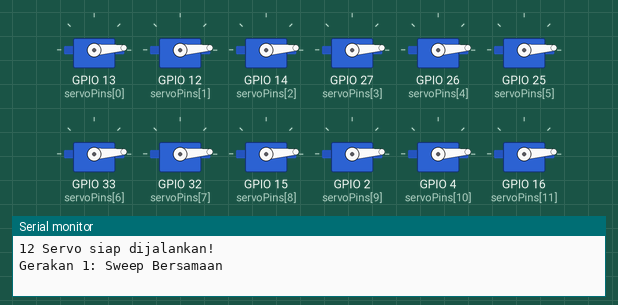
A sketch run on a simulated ESP32. Parts: 12 × servo, the last lines printed to the serial monitor.

Above: at 1.05 s.
At 1.95 s:
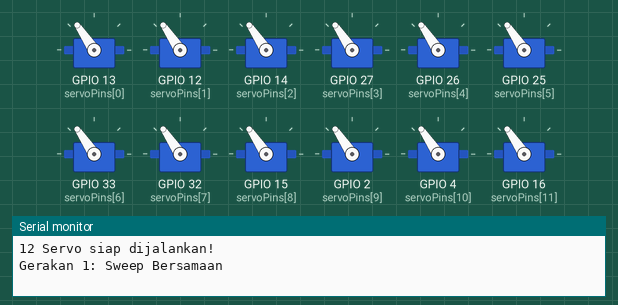
At 2.65 s:
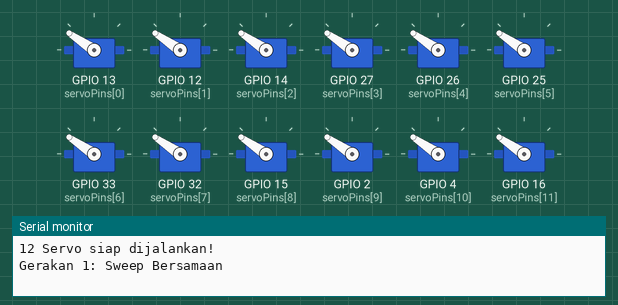
At 4.25 s:
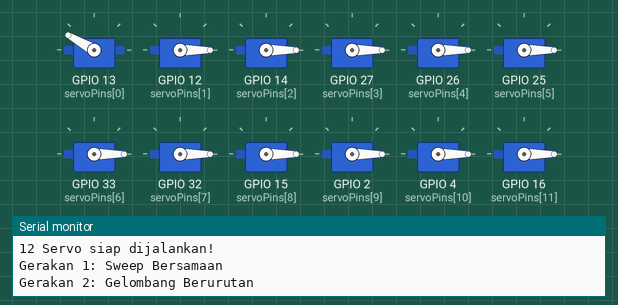
At 5.65 s:
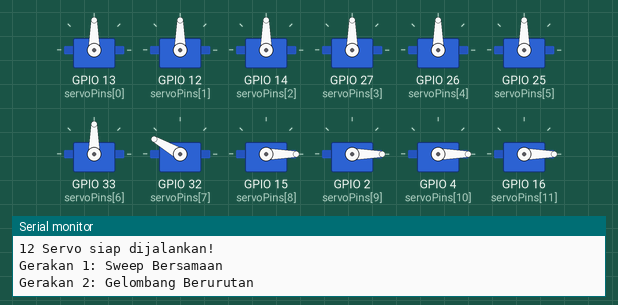
At 7.1 s:
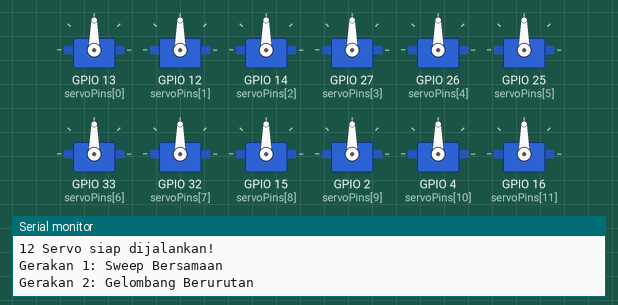
Timing chart, 0 to 9.0 s (numbered marks = the images above):
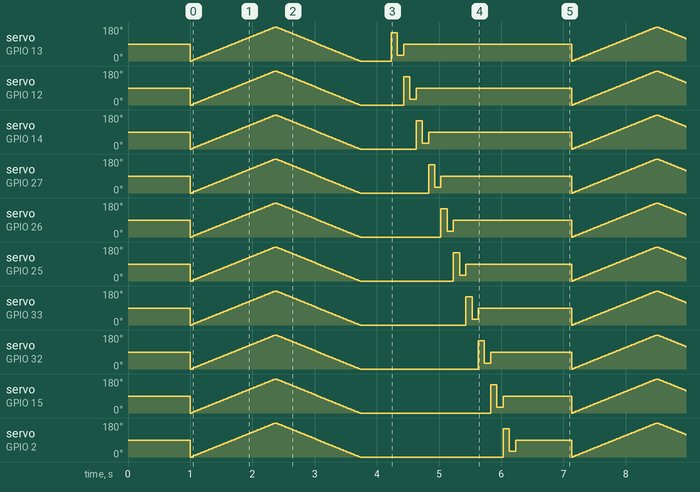

The sketch:

sketch.ino
```cpp
#include <ESP32Servo.h>

const int NUM_SERVOS = 12;

// Urutan pin sesuai dengan diagram.json (servo1 sampai servo12)
const int servoPins[NUM_SERVOS] = {
  13, 12, 14, 27, // Baris Atas (servo1 - servo4)
  26, 25,         // Sisi Kiri (servo5 - servo6)
  33, 32,         // Sisi Kanan (servo7 - servo8)
  15, 2, 4, 16    // Baris Bawah (servo9 - servo12)
};

Servo servos[NUM_SERVOS];

void setup() {
  Serial.begin(115200);

  // Mengalokasikan 4 timer PWM pada ESP32 (mendukung hingga 16 servo)
  ESP32PWM::allocateTimer(0);
  ESP32PWM::allocateTimer(1);
  ESP32PWM::allocateTimer(2);
  ESP32PWM::allocateTimer(3);

  // Inisialisasi setiap servo
  for (int i = 0; i < NUM_SERVOS; i++) {
    servos[i].setPeriodHertz(50);             // Frekuensi standar servo 50Hz
    servos[i].attach(servoPins[i], 500, 2400); // Min 500us, Max 2400us
    servos[i].write(90);                      // Posisi awal di tengah (90 derajat)
  }

  Serial.println("12 Servo siap dijalankan!");
  delay(1000);
}

void loop() {
  // 1. Gerakan Bersamaan (0 ke 180 derajat)
  Serial.println("Gerakan 1: Sweep Bersamaan");
  for (int pos = 0; pos <= 180; pos += 2) {
    for (int i = 0; i < NUM_SERVOS; i++) {
      servos[i].write(pos);
    }
    delay(15);
  }

  // 2. Gerakan Bersamaan Kembali (180 ke 0 derajat)
  for (int pos = 180; pos >= 0; pos -= 2) {
    for (int i = 0; i < NUM_SERVOS; i++) {
      servos[i].write(pos);
    }
    delay(15);
  }

  delay(500);

  // 3. Gerakan Berurutan (Wave / Gelombang satu per satu)
  Serial.println("Gerakan 2: Gelombang Berurutan");
  for (int i = 0; i < NUM_SERVOS; i++) {
    servos[i].write(150);
    delay(100);
    servos[i].write(30);
    delay(100);
    servos[i].write(90); // Kembali ke tengah
  }

  delay(500);
}
```
